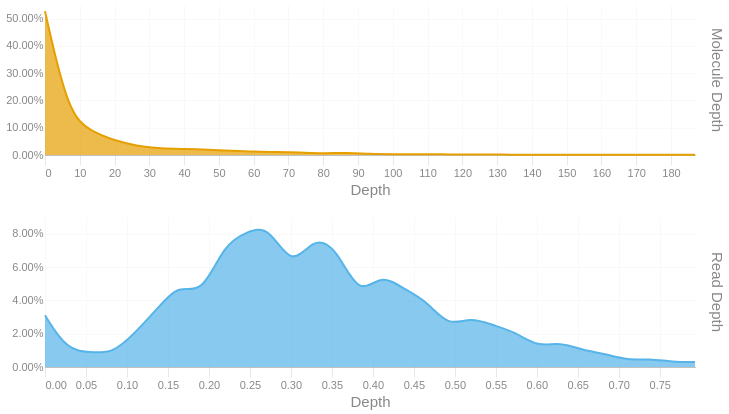

Here is the notebook cell this chart was saved with:
### Code cell
readdep = depth_hist(tb['Read Depth'], q99, 3)
readdep = readdep.with_columns(pl.lit('Read Depth').alias('Metric'))
if not SKIPLR:
    moldep = depth_hist(tb['Molecule Depth'], mol_q99, 1)
    moldep = moldep.with_columns(pl.lit('Molecule Depth').alias('Metric'))
    _hist = pl.concat([readdep, moldep])
    _hist = _hist.filter(pl.col('Proportion') != 0)
    with SafeRender(_hist):
        (
            alt.Chart(_hist)        
            .mark_area(interpolate = "basis")
            .encode(
                x=alt.X('Bin:Q').scale(domainMin=0).axis(alt.Axis(title='Depth')),
                y = alt.Y('Proportion:Q', title = None).axis(format = '.2%'),
                color = alt.Color('Metric:N').legend(None),
                row = alt.Row("Metric:N").header(title = None, labelOrient = 'right'),
                tooltip = [
                    alt.Tooltip("Metric:N", title = "Metric"),
                    alt.Tooltip('Interval:N', title = "Depth Interval"),
                    alt.Tooltip('Proportion:Q', title = "% Alignments").format('.2%')
                ]
            )
            .resolve_scale(x='independent', y='independent')
            .properties(
                height = 150, width = 650,
                usermeta={'embedOptions': {'downloadFileName': f'{samplename}.depth.hist'}}
            )
        ).display()
else:
    readdep = readdep.filter(pl.col('Proportion') != 0)
    with SafeRender(readdep):
        (
            alt.Chart(readdep)        
            .mark_area(interpolate = "basis")
            .encode(
                x=alt.X('Bin:Q').scale(domainMin=0).axis(alt.Axis(title='Depth')),
                y = alt.Y('Proportion:Q', title = None).axis(format = '.2%'),
                tooltip = [
                    alt.Tooltip('Interval:N', title = "Depth Interval"),
                    alt.Tooltip('Proportion:Q', title = "% Alignments").format('.2%')
                ]
            )
            .properties(
                usermeta={'embedOptions': {'downloadFileName': f'{samplename}.depth.hist'}}
            )
        ).display()

### Figure 1 — Vega-Lite specification as saved in the notebook (floating-point values rounded to 4 significant figures)
{"width": 650, "height": 150, "config": {"title": {"anchor": "start", "dy": -15, "fontSize": 18, "color": "#888888", "subtitleColor": "#888888", "subtitleFontSize": 14}, "arc": {"fill": "#0072B2"}, "axis": {"domainColor": "#888888", "domainWidth": 0.5, "gridWidth": 0.2, "grid": false, "titleFontWeight": 400, "titleFontSize": 15, "labelFontSize": 11, "labelColor": "#888888", "tickColor": "#888888", "tickWidth": 0.2, "titleColor": "#888888"}, "axisBand": {"grid": false}, "axisX": {"grid": true, "tickSize": 10, "domainCap": "round"}, "axisY": {"domain": false, "grid": true, "tickSize": 0, "domainCap": "round"}, "background": "transparent", "header": {"labelFontSize": 15, "labelColor": "#888888", "titleFontSize": 15, "titleFontWeight": 600, "titleColor": "#888888"}, "legend": {"labelFont": "sans-serif", "labelFontSize": 12, "labelColor": "#888888", "symbolSize": 100, "symbolType": "circle", "titleFontSize": 12, "titlePadding": 10, "titleColor": "#888888", "title": null}, "range": {"category": ["#E69F00", "#56B4E9", "#009E73", "#F0E442", "#0072B2", "#D55E00", "#CC79A7", "#000000"], "diverging": ["#cfe8f3", "#a2d4ec", "#73bfe2", "#46abdb", "#1696d2", "#12719e"]}, "area": {"fill": "#0072B2", "fillOpacity": 0.7, "line": true, "strokeOpacity": 0.7}, "line": {"color": "#0072B2", "stroke": "#0072B2", "strokeWidth": 2}, "trail": {"color": "#0072B2", "stroke": "#0072B2", "strokeWidth": 0, "size": 1}, "point": {"filled": true, "fillOpacity": 1.0, "size": 95}, "text": {"color": "#888888", "fontSize": 11, "align": "right", "fontWeight": 400, "size": 11}, "bar": {"fill": "#0072B2", "stroke": null}, "view": {"stroke": null, "continuousWidth": 660, "continuousHeight": 400}}, "data": {"name": "data-466143e34fb4d900ca02c84c59b460f5"}, "mark": {"type": "area", "interpolate": "basis"}, "encoding": {"color": {"field": "Metric", "legend": null, "type": "nominal"}, "row": {"field": "Metric", "header": {"title": null, "labelOrient": "right"}, "type": "nominal"}, "tooltip": [{"field": "Metric", "title": "Metric", "type": "nominal"}, {"field": "Interval", "title": "Depth Interval", "type": "nominal"}, {"field": "Proportion", "format": ".2%", "title": "% Alignments", "type": "quantitative"}], "x": {"axis": {"title": "Depth"}, "field": "Bin", "scale": {"domainMin": 0}, "type": "quantitative"}, "y": {"axis": {"format": ".2%"}, "field": "Proportion", "title": null, "type": "quantitative"}}, "resolve": {"scale": {"x": "independent", "y": "independent"}}, "usermeta": {"embedOptions": {"downloadFileName": "S1_Musquodoboit_029.depth.hist"}}, "$schema": "https://vega.github.io/schema/vega-lite/v6.1.0.json", "datasets": {"data-466143e34fb4d900ca02c84c59b460f5": [{"Bin": 0.0, "Interval": "0.0-0.027", "Proportion": 0.031, "Metric": "Read Depth"}, {"Bin": 0.027, "Interval": "0.027-0.055", "Proportion": 0.01, "Metric": "Read Depth"}, {"Bin": 0.055, "Interval": "0.055-0.082", "Proportion": 0.009, "Metric": "Read Depth"}, {"Bin": 0.082, "Interval": "0.082-0.109", "Proportion": 0.008, "Metric": "Read Depth"}, {"Bin": 0.109, "Interval": "0.109-0.137", "Proportion": 0.02, "Metric": "Read Depth"}, {"Bin": 0.137, "Interval": "0.137-0.164", "Proportion": 0.035, "Metric": "Read Depth"}, {"Bin": 0.164, "Interval": "0.164-0.191", "Proportion": 0.05, "Metric": "Read Depth"}, {"Bin": 0.191, "Interval": "0.191-0.219", "Proportion": 0.043, "Metric": "Read Depth"}, {"Bin": 0.219, "Interval": "0.219-0.246", "Proportion": 0.074, "Metric": "Read Depth"}, {"Bin": 0.246, "Interval": "0.246-0.273", "Proportion": 0.081, "Metric": "Read Depth"}, {"Bin": 0.273, "Interval": "0.273-0.301", "Proportion": 0.085, "Metric": "Read Depth"}, {"Bin": 0.301, "Interval": "0.301-0.328", "Proportion": 0.059, "Metric": "Read Depth"}, {"Bin": 0.328, "Interval": "0.328-0.355", "Proportion": 0.078, "Metric": "Read Depth"}, {"Bin": 0.355, "Interval": "0.355-0.383", "Proportion": 0.072, "Metric": "Read Depth"}, {"Bin": 0.383, "Interval": "0.383-0.41", "Proportion": 0.042, "Metric": "Read Depth"}, {"Bin": 0.41, "Interval": "0.41-0.437", "Proportion": 0.056, "Metric": "Read Depth"}, {"Bin": 0.437, "Interval": "0.437-0.465", "Proportion": 0.047, "Metric": "Read Depth"}, {"Bin": 0.465, "Interval": "0.465-0.492", "Proportion": 0.04, "Metric": "Read Depth"}, {"Bin": 0.492, "Interval": "0.492-0.519", "Proportion": 0.024, "Metric": "Read Depth"}, {"Bin": 0.519, "Interval": "0.519-0.547", "Proportion": 0.03, "Metric": "Read Depth"}, {"Bin": 0.547, "Interval": "0.547-0.574", "Proportion": 0.025, "Metric": "Read Depth"}, {"Bin": 0.574, "Interval": "0.574-0.601", "Proportion": 0.021, "Metric": "Read Depth"}, {"Bin": 0.601, "Interval": "0.601-0.629", "Proportion": 0.012, "Metric": "Read Depth"}, {"Bin": 0.629, "Interval": "0.629-0.656", "Proportion": 0.015, "Metric": "Read Depth"}, {"Bin": 0.656, "Interval": "0.656-0.683", "Proportion": 0.01, "Metric": "Read Depth"}, {"Bin": 0.683, "Interval": "0.683-0.711", "Proportion": 0.008, "Metric": "Read Depth"}, {"Bin": 0.711, "Interval": "0.711-0.738", "Proportion": 0.004, "Metric": "Read Depth"}, {"Bin": 0.738, "Interval": "0.738-0.765", "Proportion": 0.005, "Metric": "Read Depth"}, {"Bin": 0.765, "Interval": "0.765-0.793", "Proportion": 0.003, "Metric": "Read Depth"}, {"Bin": 0.793, "Interval": "0.793-0.82", "Proportion": 0.003, "Metric": "Read Depth"}, {"Bin": 0.0, "Interval": "0.0-6.7", "Proportion": 0.527, "Metric": "Molecule Depth"}, {"Bin": 6.7, "Interval": "6.7-13.3", "Proportion": 0.149, "Metric": "Molecule Depth"}, {"Bin": 13.3, "Interval": "13.3-20.0", "Proportion": 0.086, "Metric": "Molecule Depth"}, {"Bin": 20.0, "Interval": "20.0-26.7", "Proportion": 0.053, "Metric": "Molecule Depth"}, {"Bin": 26.7, "Interval": "26.7-33.4", "Proportion": 0.032, "Metric": "Molecule Depth"}, {"Bin": 33.4, "Interval": "33.4-40.0", "Proportion": 0.023, "Metric": "Molecule Depth"}, {"Bin": 40.0, "Interval": "40.0-46.7", "Proportion": 0.022, "Metric": "Molecule Depth"}, {"Bin": 46.7, "Interval": "46.7-53.4", "Proportion": 0.02, "Metric": "Molecule Depth"}, {"Bin": 53.4, "Interval": "53.4-60.1", "Proportion": 0.016, "Metric": "Molecule Depth"}, {"Bin": 60.1, "Interval": "60.1-66.7", "Proportion": 0.012, "Metric": "Molecule Depth"}, {"Bin": 66.7, "Interval": "66.7-73.4", "Proportion": 0.011, "Metric": "Molecule Depth"}, {"Bin": 73.4, "Interval": "73.4-80.1", "Proportion": 0.009, "Metric": "Molecule Depth"}, {"Bin": 80.1, "Interval": "80.1-86.8", "Proportion": 0.006, "Metric": "Molecule Depth"}, {"Bin": 86.8, "Interval": "86.8-93.4", "Proportion": 0.008, "Metric": "Molecule Depth"}, {"Bin": 93.4, "Interval": "93.4-100.1", "Proportion": 0.004, "Metric": "Molecule Depth"}, {"Bin": 100.1, "Interval": "100.1-106.8", "Proportion": 0.003, "Metric": "Molecule Depth"}, {"Bin": 106.8, "Interval": "106.8-113.5", "Proportion": 0.003, "Metric": "Molecule Depth"}, {"Bin": 113.5, "Interval": "113.5-120.1", "Proportion": 0.003, "Metric": "Molecule Depth"}, {"Bin": 120.1, "Interval": "120.1-126.8", "Proportion": 0.001, "Metric": "Molecule Depth"}, {"Bin": 126.8, "Interval": "126.8-133.5", "Proportion": 0.002, "Metric": "Molecule Depth"}, {"Bin": 133.5, "Interval": "133.5-140.2", "Proportion": 0.001, "Metric": "Molecule Depth"}, {"Bin": 140.2, "Interval": "140.2-146.8", "Proportion": 0.001, "Metric": "Molecule Depth"}, {"Bin": 146.8, "Interval": "146.8-153.5", "Proportion": 0.001, "Metric": "Molecule Depth"}, {"Bin": 153.5, "Interval": "153.5-160.2", "Proportion": 0.001, "Metric": "Molecule Depth"}, {"Bin": 160.2, "Interval": "160.2-166.9", "Proportion": 0.001, "Metric": "Molecule Depth"}, {"Bin": 166.9, "Interval": "166.9-173.5", "Proportion": 0.001, "Metric": "Molecule Depth"}, {"Bin": 173.5, "Interval": "173.5-180.2", "Proportion": 0.001, "Metric": "Molecule Depth"}, {"Bin": 180.2, "Interval": "180.2-186.9", "Proportion": 0.001, "Metric": "Molecule Depth"}, {"Bin": 186.9, "Interval": "186.9-193.6", "Proportion": 0.001, "Metric": "Molecule Depth"}]}}
